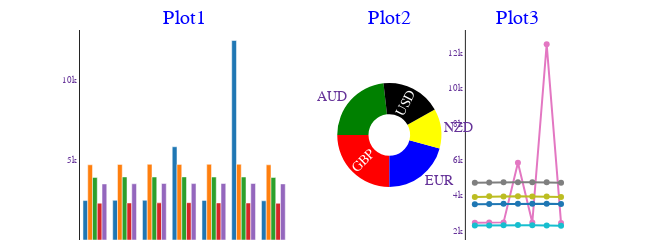

Here is the notebook cell this chart was saved with:
### Code cell
"""
Exchange Rate Logs as a report
"""
#import matplotlib.pyplot as plt
from IPython.core.display import display, HTML #for displaying HTML strings
from datetime import datetime

now = datetime.now()

data = pd.read_csv('static/downloads/exchange-rates.txt', header=None)
data.columns=['AUD', 'GBP', 'EUR', 'NZD', 'USD']

data['Dates'] = data['AUD'] #.apply(lambda s: s.split(':')[0])
data.set_index('Dates', inplace=True, drop=True)
data = data.applymap(lambda s: s.split('(')[1].split(')')[0]) #(lambda s: s.str.upper().split(':')[0])

raw_data = data.copy().reset_index()
raw_data['Dates'] =  raw_data['Dates'].map(lambda s: s.split(':')[0])
raw_data = format_df(raw_data.sort_values(by=['Dates']), caption='Raw Data')

#data.index
#data = data.applymap(lambda s: s.split('(')[1].upper()) #(lambda s: s.str.upper().split(':')[0])
#data['AUD'] = data['AUD'].apply(lambda s: s.split('(')[1].split(')')[0])
#data.index = data.index.map(lambda s: s.split(':')[0][:-5]) #the -5 removes time element
data.index = data.index.map(lambda s: s.split(':')[0]) #the -5 removes time element
data.index = pd.to_datetime(data.index)
data = data.apply(pd.to_numeric)
#data.describe()
data.index.dtype
#data.columns.dtype
#data.dtypes
#data.info()

#filter data: loc, iloc or query
# The Pandas loc indexer is label-based, and can be used with DataFrames for two different use cases:
#     a.) Selecting rows by label/index
#     b.) Selecting rows with a boolean / conditional lookup
#The iloc indexer for Pandas Dataframe is used for integer-location based indexing / selection by position.

start_date = datetime(2021, 1, 28)
end_date = datetime(2023, 1, 28)
data = data.loc[(data.index >= start_date) & (data.index <= end_date)]
# data.loc[<row selection>, <column selection>] #iloc['rorama', 'gender'], iloc[['rorama', 'user2'], ['education', 'nationality']], iloc[df['age]>30, ['name', 'age']]
# data.iloc[<row selection>, <column selection>] #integer based selection e.g. iloc[[0,1,2], 2], iloc[2:6, :], iloc[1, 3]
# data = data.loc[(data.index >= start_date) & (data.index <= end_date)]
# data = data.loc[(data.index >= start_date) & (data.index <= end_date), ['USD', 'EUR']]
# data = data.query('Dates > "2022-01-28"')

# With a slight change of syntax, you can actually update your DataFrame in the same statement as you select and filter
# using .loc indexer. This particular pattern allows you to update values in columns depending on different conditions.
# The setting operation does not make a copy of the data frame, but edits the original data.
# # Change the first name of all rows with an ID greater than 2000 to "John"
# data.loc[data['id'] > 2000, "first_name"] = "John"
# # Change the first name of all rows with an ID greater than 2000 to "John"
# data.loc[data['id'] > 2000, "first_name"] = "John"


#raw_data = format_df(data.reset_index().sort_values(by=['Dates']), caption='Raw Data')

#duplicated and drop_duplicates
#data=data[data.duplicated(['AUD'])] #select duplicate AUD rows - except the first
#data=data[~data.duplicated()] #select non-duplicate rows - except the first
#data=data[~data.duplicated(['AUD'], keep='last')] #select non-duplicate AUD rows (drop AUD duplicates) - except the last
data=data.drop_duplicates(['AUD', 'GBP'], keep='last')

#drop rows with duplicated index (dates)
data = data[~data.index.duplicated(keep='first')]
#data.index.drop_duplicates() returns list of non-duplicated indices

#get weekday index - change index to weekday
#data['WeekDay'] = data['Dates'].apply(lambda x: x.strftime('%a'))  # weekday - A or a,  month - B or b,
data.sort_index(key=lambda x: x.weekday, ascending=True, inplace=True)
#data.sort_index(key=lambda x: x.strftime('%w'), ascending=True, inplace=True) #w is weekday as a number
data.index = data.index.strftime('%a')  # weekday - A or a,  month - B or b,

#group by index column
data = data.groupby(['Dates'], sort = False).mean()

sub_plots = get_subplots(data) #using plotly go (grapg objects)

#fig = data.plot(y='AUD', kind='line') #x=data.index when not specified
#plt.scatter(data.index, data['AUD'])
fig1 = data.plot(kind='line')
fig2 = data.plot(kind='bar')

#plt.show()
#print(data.shape)

data = format_df(data, caption='Processed Data') #doesnt work if there are duplicates, i.e. if rows with duplicated index (dates) were not dropped above

#aHtml = (sub_plots.to_html() + '<br/><br/>' + raw_data.to_html() + '<br/><br/>' + data.to_html() + '<br/><br/> Chart1' + fig1.to_html() + '<br/><br/> Chart2' + fig2.to_html())
#aHtml = (sub_plots.to_html() + '<br/><br/>' + raw_data.to_html() + '<br/><br/>' + data.to_html() + '<br/><br/> Chart1' + fig1.to_html() + '<br/><br/> Chart2' + fig2.to_html())

#display(HTML(aHtml))
sub_plots.show()
type(sub_plots)

### Figure 1 — Plotly figure (JSON) as saved in the notebook; plotly's stock layout.template omitted (floating-point values rounded to 4 significant figures)
{"data": [{"customdata": ["groupedBar"], "name": "qqq", "text": "Click to drill down", "type": "bar", "x": ["Mon", "Tue", "Wed", "Thu", "Fri", "Sat", "Sun"], "xaxis": "x", "y": [2464.0, 2479.0, 2481.0, 5827.0, 2475.0, 12470.0, 2450.0], "yaxis": "y"}, {"customdata": ["groupedBar"], "name": "qqq", "text": "Click to drill down", "type": "bar", "x": ["Mon", "Tue", "Wed", "Thu", "Fri", "Sat", "Sun"], "xaxis": "x", "y": [4700.0, 4721.0, 4731.0, 4725.0, 4730.0, 4733.0, 4700.0], "yaxis": "y"}, {"customdata": ["groupedBar"], "name": "qqq", "text": "Click to drill down", "type": "bar", "x": ["Mon", "Tue", "Wed", "Thu", "Fri", "Sat", "Sun"], "xaxis": "x", "y": [3911.0, 3942.0, 3936.0, 3944.0, 3934.0, 3936.0, 3908.0], "yaxis": "y"}, {"customdata": ["groupedBar"], "name": "qqq", "text": "Click to drill down", "type": "bar", "x": ["Mon", "Tue", "Wed", "Thu", "Fri", "Sat", "Sun"], "xaxis": "x", "y": [2302.0, 2313.0, 2321.0, 2332.0, 2317.0, 2310.0, 2293.0], "yaxis": "y"}, {"customdata": ["groupedBar"], "name": "qqq", "text": "Click to drill down", "type": "bar", "x": ["Mon", "Tue", "Wed", "Thu", "Fri", "Sat", "Sun"], "xaxis": "x", "y": [3502.0, 3513.0, 3530.0, 3526.0, 3530.0, 3531.0, 3506.0], "yaxis": "y"}, {"customdata": ["pieDonut1"], "domain": {"x": [0.525, 0.7375], "y": [0, 1]}, "hole": 0.4, "hoverinfo": "label+percent+value+text", "insidetextorientation": "radial", "labels": ["AUD", "GBP", "EUR", "NZD", "USD"], "marker": {"colors": ["green", "red", "blue", "yellow", "black", "maroon"]}, "name": "", "rotation": -90, "sort": false, "text": ["Click to drill down", "Click to drill down", "Click to drill down", "Click to drill down", "Click to drill down", "Click to drill down", "Click to drill down"], "textinfo": "label", "type": "pie", "values": [4378.0, 4720.0, 3930.0, 2313.0, 3520.0]}, {"customdata": ["groupedLine"], "mode": "markers+lines+text", "showlegend": true, "type": "scatter", "x": ["Mon", "Tue", "Wed", "Thu", "Fri", "Sat", "Sun"], "xaxis": "x2", "y": [2464.0, 2479.0, 2481.0, 5827.0, 2475.0, 12470.0, 2450.0], "yaxis": "y2"}, {"customdata": ["groupedLine"], "mode": "markers+lines+text", "showlegend": true, "type": "scatter", "x": ["Mon", "Tue", "Wed", "Thu", "Fri", "Sat", "Sun"], "xaxis": "x2", "y": [4700.0, 4721.0, 4731.0, 4725.0, 4730.0, 4733.0, 4700.0], "yaxis": "y2"}, {"customdata": ["groupedLine"], "mode": "markers+lines+text", "showlegend": true, "type": "scatter", "x": ["Mon", "Tue", "Wed", "Thu", "Fri", "Sat", "Sun"], "xaxis": "x2", "y": [3911.0, 3942.0, 3936.0, 3944.0, 3934.0, 3936.0, 3908.0], "yaxis": "y2"}, {"customdata": ["groupedLine"], "mode": "markers+lines+text", "showlegend": true, "type": "scatter", "x": ["Mon", "Tue", "Wed", "Thu", "Fri", "Sat", "Sun"], "xaxis": "x2", "y": [2302.0, 2313.0, 2321.0, 2332.0, 2317.0, 2310.0, 2293.0], "yaxis": "y2"}, {"customdata": ["groupedLine"], "mode": "markers+lines+text", "showlegend": true, "type": "scatter", "x": ["Mon", "Tue", "Wed", "Thu", "Fri", "Sat", "Sun"], "xaxis": "x2", "y": [3502.0, 3513.0, 3530.0, 3526.0, 3530.0, 3531.0, 3506.0], "yaxis": "y2"}], "layout": {"annotations": [{"font": {"color": "blue", "size": 20}, "showarrow": false, "text": "Plot1", "x": 0.2125, "xanchor": "center", "xref": "paper", "y": 1, "yanchor": "bottom", "yref": "paper"}, {"font": {"color": "blue", "size": 20}, "showarrow": false, "text": "Plot2", "x": 0.6313, "xanchor": "center", "xref": "paper", "y": 1, "yanchor": "bottom", "yref": "paper"}, {"font": {"color": "blue", "size": 20}, "showarrow": false, "text": "Plot3", "x": 0.8938, "xanchor": "center", "xref": "paper", "y": 1, "yanchor": "bottom", "yref": "paper"}], "autosize": true, "coloraxis": {"showscale": false}, "font": {"color": "RebeccaPurple", "family": "Courier New, monospace", "size": 9}, "height": 100, "margin": {"autoexpand": false, "b": 0, "pad": 0, "t": 30}, "modebar": {"orientation": "h"}, "showlegend": false, "uniformtext": {"minsize": 14, "mode": "hide"}, "width": 650, "xaxis": {"anchor": "y", "automargin": true, "domain": [0, 0.425], "showticklabels": true, "ticks": "", "visible": true}, "xaxis2": {"anchor": "y2", "automargin": true, "domain": [0.7875, 1], "showticklabels": true, "ticks": "", "visible": true}, "yaxis": {"anchor": "x", "automargin": true, "domain": [0, 1], "showticklabels": true, "ticks": "", "visible": true}, "yaxis2": {"anchor": "x2", "automargin": true, "domain": [0, 1], "showticklabels": true, "ticks": "", "visible": true}}}
